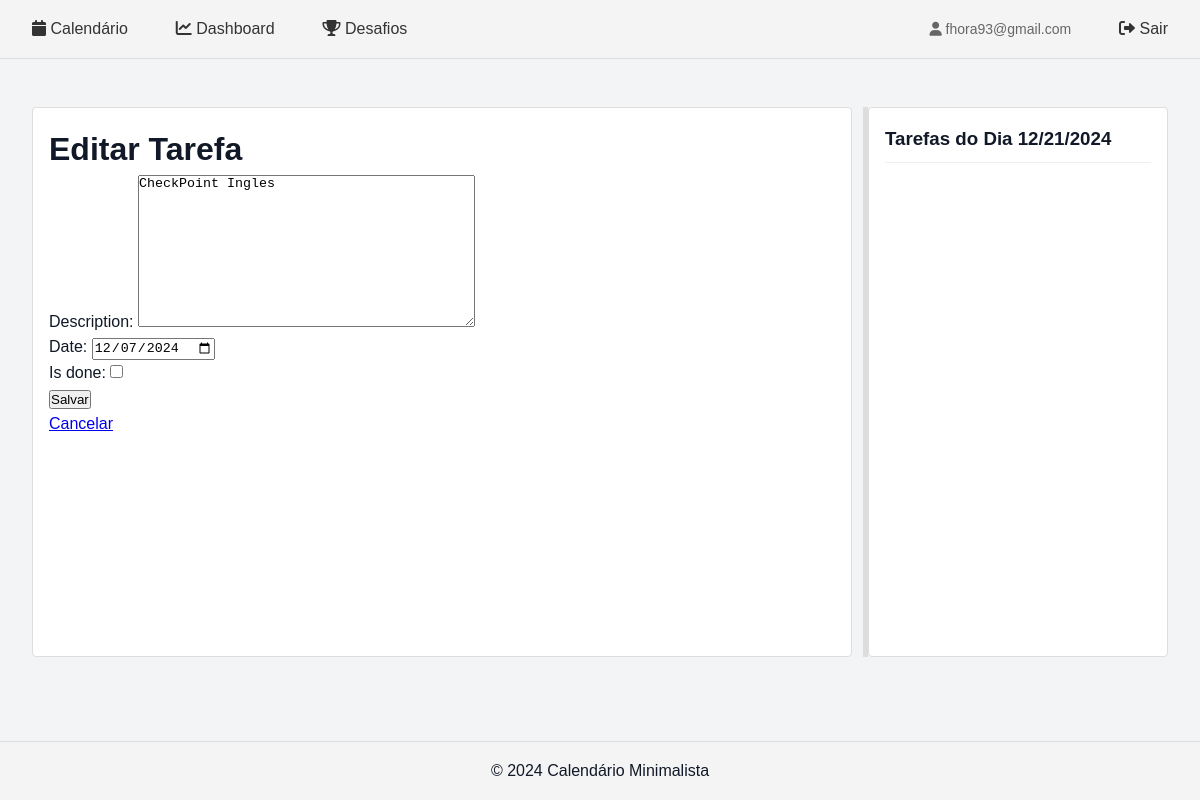
/tasks/3/update/ (signed in), run on the app's committed database.
### calendario/models.py (models this page shows, shortened)
class CustomUser(AbstractUser):
    username = None
    email = models.EmailField(unique=True)
    groups = models.ManyToManyField(
        'auth.Group',
        related_name='customuser_set',
        blank=True,
        help_text='The groups this user belongs to.',
        verbose_name='groups',
    )
    user_permissions = models.ManyToManyField(
        'auth.Permission',
        related_name='customuser_set',
        blank=True,
        help_text='Specific permissions for this user.',
        verbose_name='user permissions',
    )
    USERNAME_FIELD = 'email'
    REQUIRED_FIELDS = []

class Task(models.Model):
    RECURRENCE_CHOICES = [
        ('none', 'Sem recorrência'),
        ('daily', 'Diariamente'),
        ('weekly', 'Semanalmente'),
        ('monthly', 'Mensalmente'),
    ]
    WEEKDAYS = [
        (0, 'Segunda'),
        (1, 'Terça'),
        (2, 'Quarta'),
        (3, 'Quinta'),
        (4, 'Sexta'),
        (5, 'Sábado'),
        (6, 'Domingo'),
    ]
    user = models.ForeignKey(CustomUser, on_delete=models.CASCADE, related_name='tasks')
    description = models.TextField()
    date = models.DateField()
    is_done = models.BooleanField(default=False)
    recurrence_type = models.CharField(max_length=10, choices=RECURRENCE_CHOICES, default='none')
    recurrence_end_date = models.DateField(null=True, blank=True)
    recurrence_days = models.JSONField(default=list, blank=True)

### calendario/views.py (the view)
# urls.py: path('tasks/<int:pk>/update/', views.task_update, name='task_update'),
@login_required
def task_update(request, pk):
    task = get_object_or_404(Task, pk=pk, user=request.user)
    if request.method == 'POST':
        form = TaskForm(request.POST, instance=task)
        if form.is_valid():
            form.save()
            messages.success(request, 'Tarefa atualizada com sucesso!')
            return redirect('dashboard')
    else:
        form = TaskForm(instance=task)
    return render(request, 'calendario/task_form.html', {'form': form})

### calendario/forms.py
class TaskForm(forms.ModelForm):
    class Meta:
        model = Task
        fields = ['description', 'date', 'is_done']
        widgets = {
            'date': forms.DateInput(attrs={'type': 'date'}),
        }

### calendario/templates/calendario/task_form.html (shortened to what this page needs)
{% extends 'calendario/base.html' %}
{% block content %}
<h1>{% if form.instance.id %}Editar{% else %}Criar{% endif %} Tarefa</h1>
<form method="POST">
    {{ form.as_p }}
    <button type="submit">Salvar</button>
</form>
<a href="{% url 'dashboard' %}">Cancelar</a>
{% endblock %}

### calendario/templates/calendario/base.html (shortened to what this page needs)
{% load static %}
<!DOCTYPE html>
<html lang="pt-br">
<head>
    <link rel="stylesheet" href="https://cdnjs.cloudflare.com/ajax/libs/font-awesome/6.0.0/css/all.min.css">
    <link rel="stylesheet" href="{% static 'css/styles.css' %}">
</head>
<body>
    <header>
        <nav>
            <ul>
                <div class="nav-left">
                    {% if user.is_authenticated %}
                        <li><a href="{% url 'home' %}" class="{% if request.resolver_match.url_name == 'home' %}active{% endif %}">
                            <i class="fas fa-calendar"></i> Calendário
                        </a></li>
                        <li><a href="{% url 'dashboard_metrics' %}" class="{% if request.resolver_match.url_name == 'dashboard_metrics' %}active{% endif %}">
                            <i class="fas fa-chart-line"></i> Dashboard
                        </a></li>
                        <li><a href="{% url 'challenge_list' %}" class="{% if 'challenge' in request.resolver_match.url_name %}active{% endif %}">
                            <i class="fas fa-trophy"></i> Desafios
                        </a></li>
                    {% endif %}
                </div>
                <div class="nav-right">
                    {% if user.is_authenticated %}
                        <span class="user-email"><i class="fas fa-user"></i> {{ user.email }}</span>
                        <li><a href="{% url 'user_logout' %}"><i class="fas fa-sign-out-alt"></i> Sair</a></li>
                    {% else %}
                        <li><a href="{% url 'user_login' %}">Login</a></li>
                        <li><a href="{% url 'register' %}">Registrar</a></li>
                    {% endif %}
                </div>
            </ul>
        </nav>
    </header>
    <main>
        <div class="split-container">
            <div class="calendar-section">
                {% block content %}
                {% endblock %}
            </div>
            <div class="resizer" id="dragMe"></div>
            <div class="tasks-section">
                <div class="tasks-header">
                    <h3>Tarefas do Dia <span id="selectedDate"></span></h3>
                </div>
            </div>
        </div>
    </main>
    <footer>
        <p>© 2024 Calendário Minimalista</p>
    </footer>
</body>
</html>

### static/css/styles.css (style rules this page uses)
:root { --primary-color: #4F46E5; --primary-dark: #4338CA; --secondary-color: #10B981; --bg-primary: #F3F4F6; --bg-secondary: #FFFFFF; --text-primary: #111827; --text-secondary: #6B7280; --header-height: 64px; }
* { margin: 0; padding: 0; box-sizing: border-box; }
body { font-family: 'Poppins', sans-serif; line-height: 1.5; color: var(--text-primary); background-color: var(--bg-primary); }
.nav-left { display: flex; gap: 1rem; align-items: center; }
.nav-right { display: flex; align-items: center; gap: 1.5rem; }
.user-email { color: var(--text-primary); font-size: 0.875rem; }

### calendario/templates/calendario/base.html (style rules this page uses)
body { font-family: Arial, sans-serif; line-height: 1.6; margin: 0; padding: 0; }
header { background-color: #f4f4f4; padding: 1rem; border-bottom: 1px solid #ddd; }
nav ul { list-style: none; padding: 0; display: flex; justify-content: space-between; margin: 0; }
.nav-left, .nav-right { display: flex; gap: 1rem; align-items: center; }
nav a { text-decoration: none; color: #333; padding: 0.5rem 1rem; border-radius: 4px; transition: background-color 0.3s; }
.user-email { margin-right: 1rem; color: #666; }
main { padding: 2rem; max-width: 1400px; margin: 0 auto; }
.split-container { display: flex; gap: 1rem; position: relative; margin: 1rem 0; min-height: calc(100vh - 250px); }
.calendar-section { flex: 1; min-width: 300px; background: #fff; border-radius: 4px; border: 1px solid #ddd; padding: 1rem; }
.tasks-section { width: 300px; background: #fff; border-radius: 4px; border: 1px solid #ddd; padding: 1rem; }
.resizer { width: 5px; background: #ddd; cursor: col-resize; transition: background 0.3s; position: absolute; top: 0; bottom: 0; right: 300px; }
.tasks-header { margin-bottom: 1rem; padding-bottom: 0.5rem; border-bottom: 1px solid #eee; }
footer { text-align: center; padding: 1rem; background-color: #f4f4f4; border-top: 1px solid #ddd; position: fixed; bottom: 0; width: 100%; }

### data on the page
CustomUser: email "fhora93@gmail.com"
Task: description "CheckPoint Ingles", date "12/07/2024"
